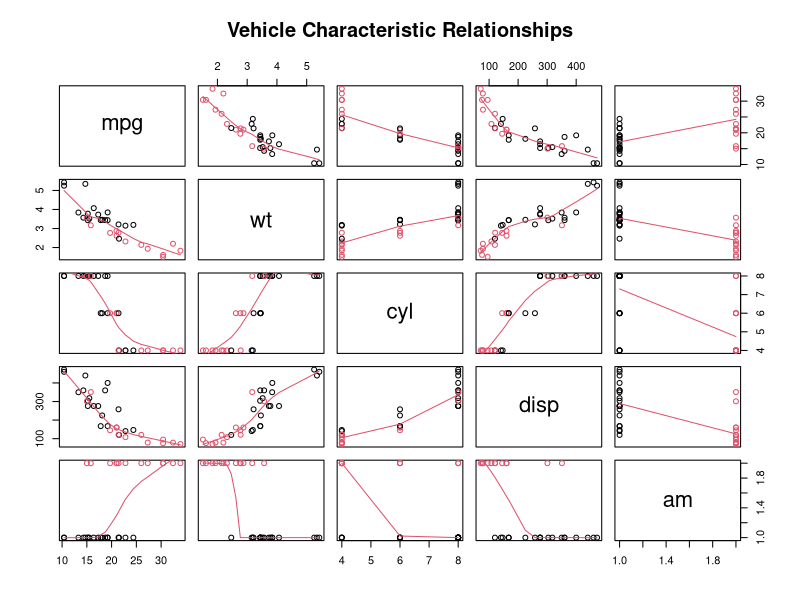
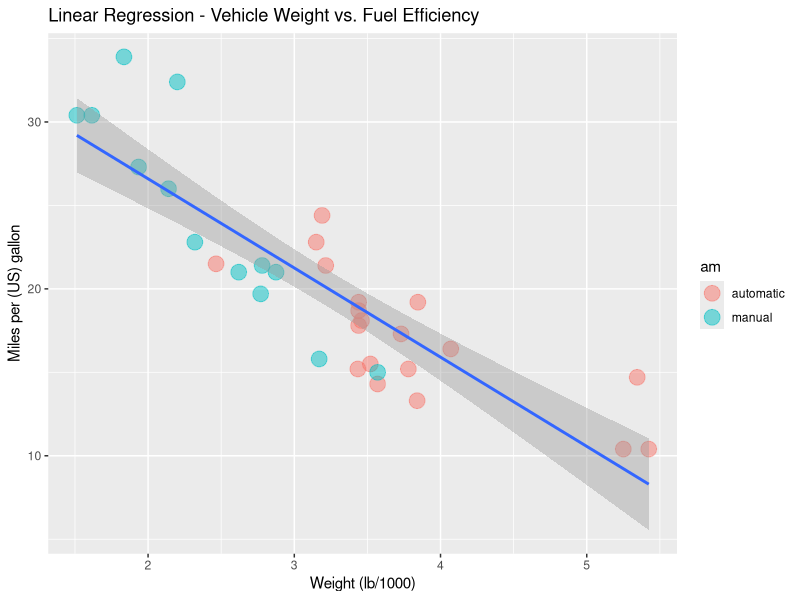
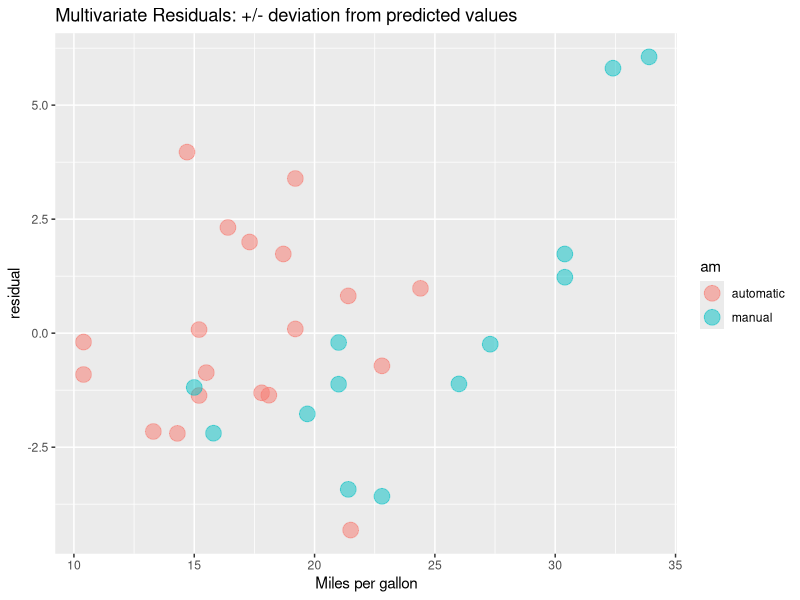

Recreate these plots in R, in order.
## ---- chunk 1
  if(!require(dplyr)) install.packages("dplyr", dep=T)
  if(!require(ggplot2)) install.packages("ggplot2", dep=T)
## ---- chunk 2
  data(mtcars)
  mtcars.cols <- colnames(mtcars)
  mtcars.dim <- dim(mtcars)
## ---- chunk 3
  # minimal preprocessing/transformation is performed on the data
  # convert 'am' character boolean to factor variable with meaningful label
  mtcars$am <- factor(mtcars$am, labels=c("automatic", "manual"))
## ---- chunk 4
  mEfficiency <- mean(mtcars[mtcars$am == "manual", ]$mpg)
  aEfficiency <- mean(mtcars[mtcars$am == "automatic", ]$mpg) 
  mWeight <- mean(mtcars[mtcars$am == "manual", ]$wt*1000) 
  aWeight <- mean(mtcars[mtcars$am == "automatic", ]$wt*1000)
## ---- chunk 5
  lmodel <- lm(mpg ~ wt + cyl + disp + am, data=mtcars)
## ---- chunk 6
  smc <- summary(lmodel)$coefficients
  smc
## ---- chunk 7
  sumCoef <- summary(lmodel)$coefficients
  interval <- sumCoef[2, 1] + c(-1, 1) * qt(.975, df=lmodel$df) * sumCoef[2, 2]
## ---- chunk 8
  pairs(data=mtcars, mpg ~ wt + cyl + disp + am,
    panel=panel.smooth, main="Vehicle Characteristic Relationships",
    col=mtcars$am)
## ---- chunk 9
  ggplot(mtcars) + aes(x=wt, y=mpg) +
    xlab("Weight (lb/1000)") + 
    ylab("Miles per (US) gallon") +
    geom_point(shape=19, size=5, alpha=1/2, aes(color=am)) +
    geom_smooth(method = "lm") +
    ggtitle("Linear Regression - Vehicle Weight vs. Fuel Efficiency")
## ---- chunk 10
  mtcars$residual <- summary(lmodel)$residuals # add the residuals to the frame

  ggplot(mtcars) + aes(x=mpg, y=residual, color=am) +
    xlab("Miles per gallon") + 
    ylab("residual") +
    geom_point(shape=19, size=5, alpha=1/2, aes(color=am)) +
    ggtitle("Multivariate Residuals: +/- deviation from predicted values")
